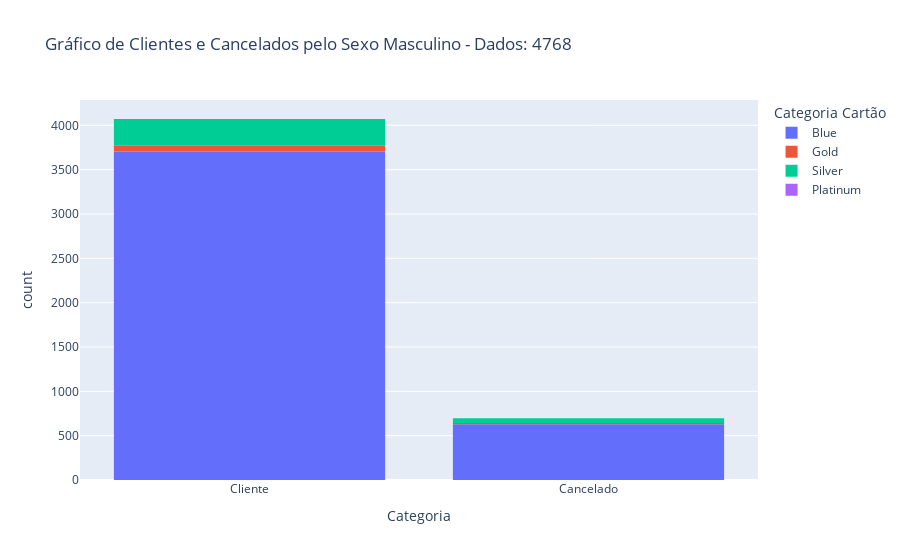

Notebook code for this chart:
### Code cell
## Brincando com as análises ##
#Exibindo o gráfico para todas as colunas 
#Primeira Análise - Filtro em Cima de todos os clientes de Sexo Masculino
#Realizei o Comparativo da Categoria(Cliente / Cancelado)
#Relizei a cor do gráfico trazendo a Categoria do Cartão (Blue,Gold,Silver,Platinum) 
#Criei um gráfico de Histograma

coluna_sexo = tabela[tabela["Sexo"] == "M"]
total_m = len(coluna_sexo)


grafico = px.histogram(
        coluna_sexo,
        x="Categoria",
        color="Categoria Cartão",
        title=f"Gráfico de Clientes e Cancelados pelo Sexo Masculino - Dados: {total_m}"
)

grafico.show()

### Figure 1 — Plotly figure (JSON) as saved in the notebook; plotly's stock layout.template omitted (floating-point values rounded to 4 significant figures; data arrays with more than 128 entries replaced by an {"elided": "..."} marker saying what was removed)
{"data": [{"bingroup": "x", "hovertemplate": "Categoria Cartão=Blue<br>Categoria=%{x}<br>count=%{y}<extra></extra>", "legendgroup": "Blue", "marker": {"color": "#636efa", "pattern": {"shape": ""}}, "name": "Blue", "orientation": "v", "showlegend": true, "type": "histogram", "x": {"elided": "4334 str values"}, "xaxis": "x", "yaxis": "y"}, {"bingroup": "x", "hovertemplate": "Categoria Cartão=Gold<br>Categoria=%{x}<br>count=%{y}<extra></extra>", "legendgroup": "Gold", "marker": {"color": "#EF553B", "pattern": {"shape": ""}}, "name": "Gold", "orientation": "v", "showlegend": true, "type": "histogram", "x": ["Cliente", "Cliente", "Cliente", "Cliente", "Cliente", "Cliente", "Cliente", "Cliente", "Cliente", "Cliente", "Cliente", "Cliente", "Cancelado", "Cliente", "Cliente", "Cliente", "Cancelado", "Cliente", "Cliente", "Cliente", "Cliente", "Cliente", "Cliente", "Cancelado", "Cliente", "Cliente", "Cliente", "Cliente", "Cliente", "Cliente", "Cliente", "Cliente", "Cliente", "Cancelado", "Cliente", "Cliente", "Cancelado", "Cliente", "Cliente", "Cliente", "Cliente", "Cliente", "Cliente", "Cliente", "Cliente", "Cancelado", "Cliente", "Cliente", "Cliente", "Cliente", "Cliente", "Cliente", "Cliente", "Cancelado", "Cliente", "Cliente", "Cliente", "Cliente", "Cliente", "Cliente", "Cancelado", "Cancelado", "Cliente", "Cancelado", "Cliente", "Cliente", "Cliente", "Cancelado", "Cliente", "Cliente", "Cliente", "Cancelado", "Cliente", "Cliente", "Cliente", "Cliente", "Cliente", "Cancelado"], "xaxis": "x", "yaxis": "y"}, {"bingroup": "x", "hovertemplate": "Categoria Cartão=Silver<br>Categoria=%{x}<br>count=%{y}<extra></extra>", "legendgroup": "Silver", "marker": {"color": "#00cc96", "pattern": {"shape": ""}}, "name": "Silver", "orientation": "v", "showlegend": true, "type": "histogram", "x": {"elided": "345 str values"}, "xaxis": "x", "yaxis": "y"}, {"bingroup": "x", "hovertemplate": "Categoria Cartão=Platinum<br>Categoria=%{x}<br>count=%{y}<extra></extra>", "legendgroup": "Platinum", "marker": {"color": "#ab63fa", "pattern": {"shape": ""}}, "name": "Platinum", "orientation": "v", "showlegend": true, "type": "histogram", "x": ["Cliente", "Cliente", "Cancelado", "Cliente", "Cliente", "Cliente", "Cliente", "Cliente", "Cliente", "Cliente", "Cliente"], "xaxis": "x", "yaxis": "y"}], "layout": {"barmode": "relative", "legend": {"title": {"text": "Categoria Cartão"}, "tracegroupgap": 0}, "title": {"text": "Gráfico de Clientes e Cancelados pelo Sexo Masculino - Dados: 4768"}, "xaxis": {"anchor": "y", "domain": [0, 1], "title": {"text": "Categoria"}}, "yaxis": {"anchor": "x", "domain": [0, 1], "title": {"text": "count"}}}}
